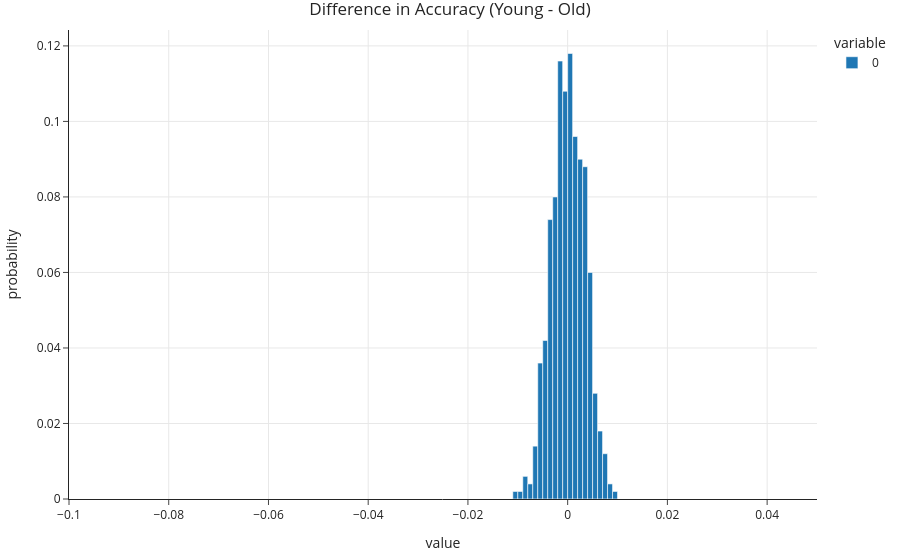

Notebook cell for this chart:
### Code cell
fig = pd.Series(diff_in_acc).plot(kind='hist', histnorm='probability', nbins=20,
                            title='Difference in Accuracy (Young - Old)')
fig.add_vline(x=obs, line_color='red')
fig.update_layout(xaxis_range=[-0.1, 0.05])

### Figure 1 — Plotly figure (JSON) as saved in the notebook; plotly's stock layout.template omitted (floating-point values rounded to 4 significant figures; data arrays with more than 128 entries replaced by an {"elided": "..."} marker saying what was removed)
{"data": [{"alignmentgroup": "True", "bingroup": "x", "histnorm": "probability", "hovertemplate": "variable=0<br>value=%{x}<br>probability=%{y}<extra></extra>", "legendgroup": "0", "marker": {"color": "#1F77B4", "pattern": {"shape": ""}}, "name": "0", "nbinsx": 20, "offsetgroup": "0", "orientation": "v", "showlegend": true, "type": "histogram", "x": {"elided": "500 float values"}, "xaxis": "x", "yaxis": "y"}], "layout": {"autosize": true, "barmode": "relative", "legend": {"title": {"text": "variable"}, "tracegroupgap": 0}, "shapes": [{"line": {"color": "red"}, "type": "line", "x0": -0.04749, "x1": -0.04749, "xref": "x", "y0": 0, "y1": 1, "yref": "y domain"}], "title": {"text": "Difference in Accuracy (Young - Old)"}, "xaxis": {"anchor": "y", "domain": [0, 1], "range": [-0.1, 0.05], "title": {"text": "value"}, "type": "linear"}, "yaxis": {"anchor": "x", "autorange": true, "domain": [0, 1], "range": [0, 0.1242], "title": {"text": "probability"}}}}
